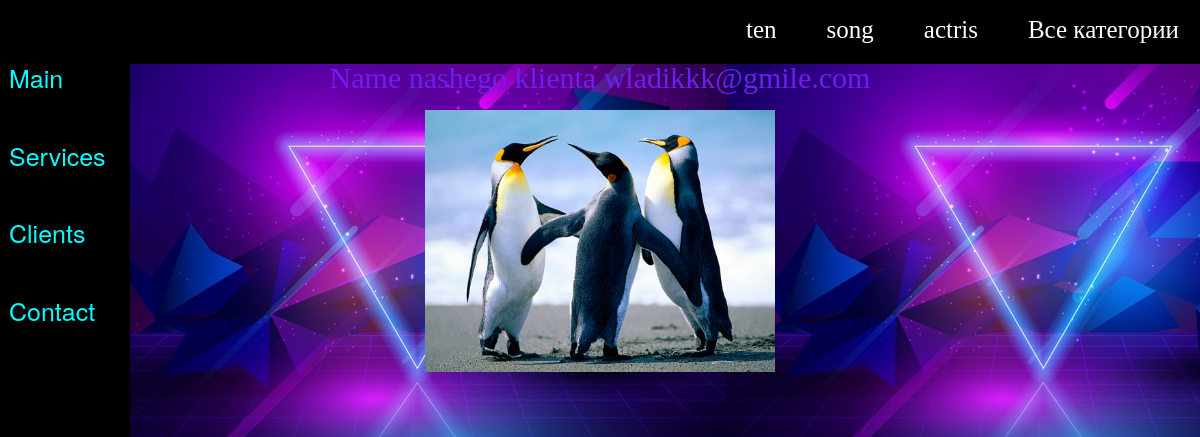
The page /form/71/ on the database its author committed.
### djamshut/models.py (models this page shows, shortened)
class Category(models.Model):
    name = models.CharField(max_length=100, db_index=True)
    def get_absolute_url(self):
        return reverse('category', kwargs={'cat_id': self.pk})

class Regis(models.Model):
    name = models.EmailField()
    password = models.CharField(max_length=256)
    category = models.ForeignKey('Category', on_delete=models.PROTECT, null=True)
    photo = models.ImageField(upload_to="photos/%Y/%m/%d/", verbose_name="Фото")

### djamshut/views.py (the view)
# urls.py: path('form/<int:form_id>/', views.name_id, name="form"),
def name_id(request, form_id):
    form = Regis.objects.filter(id=form_id)
    context = {
        'form': form,
        'form_id': form_id,
    }
    return render(request, 'djamshut/nameclient.html',context=context)

### djamshut/templatetags/regis_tags.py (called while the page is built)
@register.inclusion_tag('djamshut/list_cateories.html')
def show_categories(sort=None, cat_selected=0):
    if not sort:
        cats = Category.objects.all()
    else:
        cats = Category.objects.order_by(sort)
    return {"cats": cats, "cat_selected": cat_selected}

### djamshut/templates/djamshut/nameclient.html
{% extends 'djamshut/base.html'%}
{% block content %}
{% for i in form %}
<div>
    <form class="btn text-info">
        <p>Name nashego klienta {{i.name}}</p>
        <p><img src="{{i.photo.url}}" width="350" height=auto"></p>
    </form>
</div>
{% endfor%}}
{% endblock %}

### djamshut/templates/djamshut/list_cateories.html
{% for c in cats %}
	{% if c.pk == cat_selected %}
		<li class="selected">{{c.name}}</li>
	{% else %}
		<li><a href="{{ c.get_absolute_url }}">{{c.name}}</a></li>
	{% endif %}
{% endfor %}

### djamshut/static/djigit/css/style.css (style rules this page uses)
.top a { margin-top:30px ; padding: 10px 1px 2px 9px; text-decoration: none; font-size: 25px; color: white; display: inline; font-family: "Bodoni MT"; }
.top li { display: inline; float: right; margin-left: 20px; margin-top: 10px; margin-right: 20px; }
form { text-align: center; text-decoration-color: #f2f2f2; margin-left: 0px; margin-top: 50px; width: 100%; padding: 12px 20px; box-sizing: border-box; font-size: 25px; }
body { background-image: url("neon-lights-background-theme_52683-44625.jpg"); background-repeat: revert; background-position: 100px 50px; background-size: auto ; }
.text-info { font-size: 30px; font-family: "Agency FB"; color: #42e5d1; }
p { font-size:30px; font-family: "JetBrains Mono"; color: #6e1eef; }

### rows shown on the page
Category: name "actris"
Category: name "song"
Category: name "ten"
Regis: name "wladikkk@gmile.com", photo (picture)
